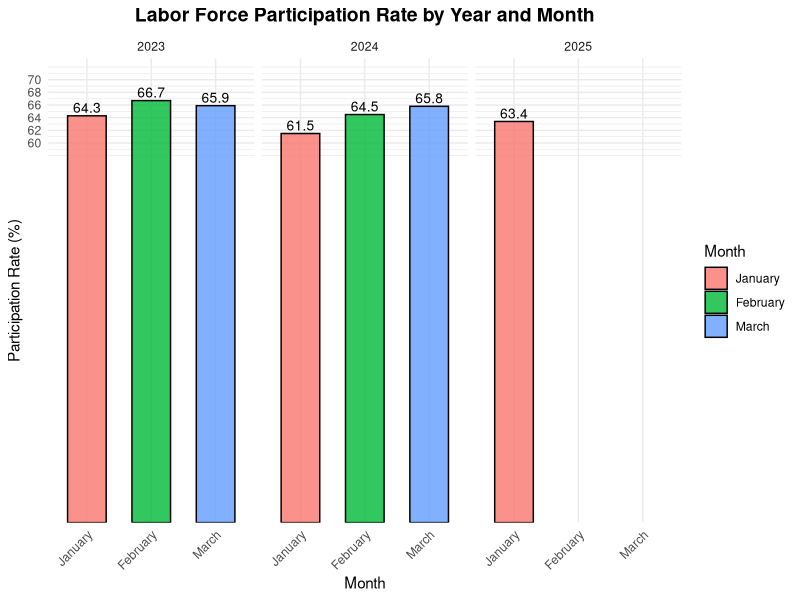

This figure's R source:
library(ggplot2)

data <- data.frame(
  Year = c(rep(2023, 3), rep(2024, 3), rep(2025, 1)),
  Month = factor(c("January", "February", "March", "January", "February", "March", "January"), 
                 levels = c("January", "February", "March")),
  Labor_Force_Participation_Rate = c(64.3, 66.7, 65.9, 61.5, 64.5, 65.8, 63.4),
  Employment_Rate = c(95.1, 95.4, 95.6, 95.7, 96.2, 95.9, 95.5),
  Unemployment_Rate = c(4.9, 4.6, 4.4, 4.3, 3.8, 4.1, 4.5)
)

ggplot(data, aes(x = Month, y = Labor_Force_Participation_Rate, fill = Month)) +
  geom_col(width = 0.6, color = "black", alpha = 0.8) +
  geom_text(aes(label = Labor_Force_Participation_Rate),
            vjust = -0.3, size = 3.5, color = "black") +
  facet_wrap(~ Year) +
  scale_y_continuous(breaks = seq(60, 70, by = 2), expand = expansion(mult = c(0, 0.1))) +
  labs(title = "Labor Force Participation Rate by Year and Month",
       x = "Month",
       y = "Participation Rate (%)",
       fill = "Month") +
  theme_minimal() +
  theme(
    plot.title = element_text(hjust = 0.5, size = 14, face = "bold"),
    axis.text.x = element_text(angle = 45, hjust = 1)
  )
